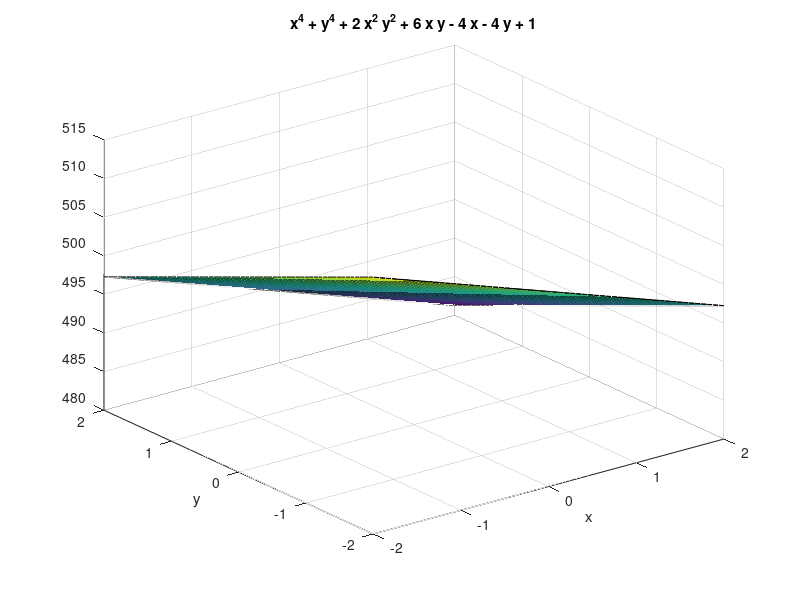
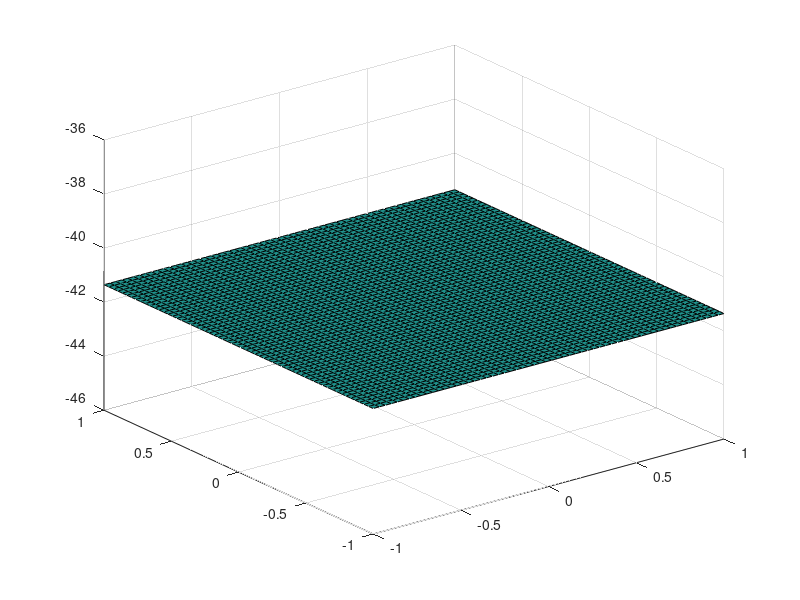

MATLAB code for these plots, in order: (Note: this script raises an error after producing the figures.)
clear all;clc;close all;
figure(1);
z1=@(x,y)x^4+y^4+2*x^2*y^2+6*x*y-4*x-4*y+1;
ezsurf(z1,[-2,2,-2,2]);
figure(2);
z2=@(x,y)x^6+y^6+3*x^2*y^2-x^2-y^2-2*x*y;
ezsurf(z2,[-1,1,-1,1]);

f1=@(x)x(1)^4+x(2)^4+2*x(1)^2*x(2)^2+6*x(1)*x(2)-4*x(1)-4*x(2)+1;
f2=@(x)x(1)^6+x(2)^6+3*x(1)^2*x(2)^2-x(1)^2-x(2)^2-2*x(1)*x(2);
f1dot=@(x)[4*x(1)^3+4*x(1)*x(2)^2+6*x(2)-4;4*x(2)^3+4*x(2)*x(1)^2+6*x(1)-4];
f2dot=@(x)[6*x(1)^5+6*x(1)*x(2)^2-2*x(1)-2*x(2);6*x(2)^5+6*x(2)*x(1)^2-2*x(2)-2*x(1)];

x0=[0;1];
epsilon=5e-7;
n=30;
[x_mina1,f_mina1] =SteepestDescent(f1,f1dot,x0,epsilon,n);
[x_minb1,f_minb1] =SteepestDescent(f2,f2dot,x0,epsilon,n);
[X1,FVAL1,EXITFLAG1] = fminunc(f1,x0);
[X2,FVAL2,EXITFLAG2] = fminunc(f2,x0);
x0=[0;-1];
[x_mina2,f_mina2] =SteepestDescent(f1,f1dot,x0,epsilon,n);
[x_minb2,f_minb2] =SteepestDescent(f2,f2dot,x0,epsilon,n);
[X3,FVAL3,EXITFLAG3] = fminunc(f1,x0);
[X4,FVAL4,EXITFLAG4] = fminunc(f2,x0);
disp('==================================');
disp('For exercise (a):');
fprintf('The solutions found by using steepest descent method are:\n');
fprintf('(1) x=%10.9f ,y=%10.9f ,f=%5.4f; (2) x=%10.9f ,y=%10.9f ,f=%5.4f \n',x_mina1(1),x_mina1(2),f_mina1,x_mina2(1),x_mina2(2),f_mina2);
fprintf('The solutions found by using fminunc are:\n');
fprintf('(1) x=%10.9f ,y=%10.9f ,f=%5.4f; (2) x=%10.9f ,y=%10.9f ,f=%5.4f \n',X1(1),X1(2),FVAL1,X3(1),X3(2),FVAL3);
disp(['The exit flag for the first solution is ' num2str(EXITFLAG1)]);
disp(['The exit flag for the second solution is ' num2str(EXITFLAG3)]);
disp('==================================');
disp('For exercise (b):');
fprintf('The solutions found by using steepest descent method are:\n');
fprintf('(1) x=%10.9f ,y=%10.9f ,f=%5.4f; (2) x=%10.9f ,y=%10.9f ,f=%5.4f \n',x_minb1(1),x_minb1(2),f_minb1,x_minb2(1),x_minb2(2),f_minb2);
fprintf('The solutions found by using fminunc are:\n');
fprintf('(1) x=%10.9f ,y=%10.9f ,f=%5.4f; (2) x=%10.9f ,y=%10.9f ,f=%5.4f \n',X2(1),X2(2),FVAL2,X4(1),X4(2),FVAL4);
disp(['The exit flag for the first solution is ' num2str(EXITFLAG2)]);
disp(['The exit flag for the second solution is ' num2str(EXITFLAG4)]);